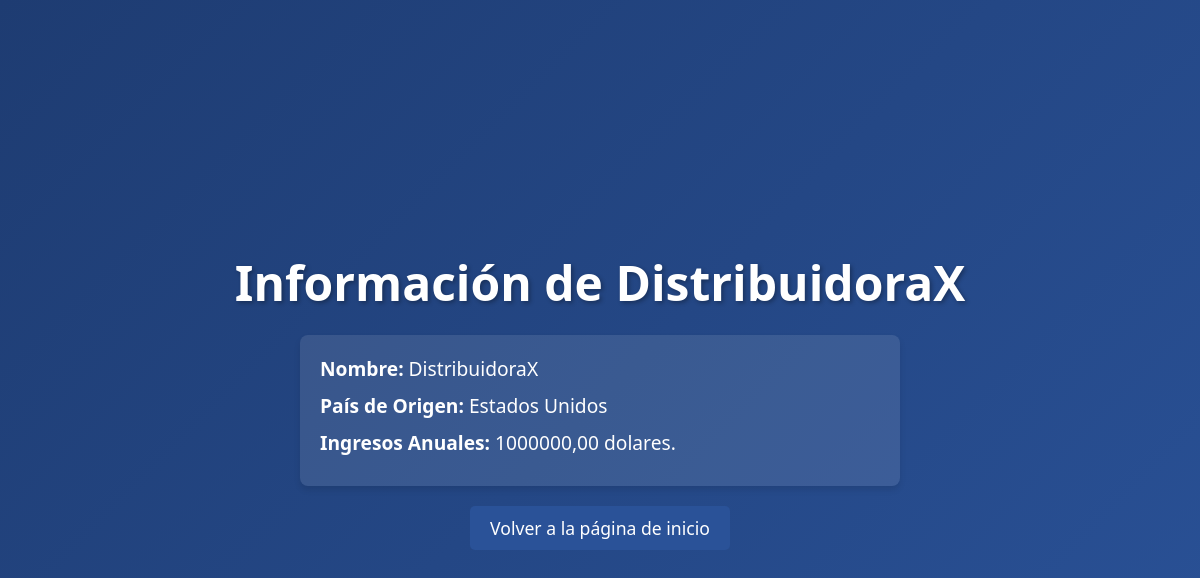
The page /distribuidora/DistribuidoraX/Estados Unidos/ on the database its author committed.
### Steam2/models.py (models this page shows)
class Distribuidora(models.Model):
    nombre = models.CharField(max_length=100)
    pais_origen = models.CharField(max_length=100, default='Desconocido')
    ingresos_anuales = models.DecimalField(max_digits=15, decimal_places=2)

### Steam2/views.py (the view)
# urls.py: path('distribuidora/<str:nombre>/<str:pais_origen>/', views.detalle_distribuidora, name='detalle_distribuidora'),  #Entrada múltiple.
def detalle_distribuidora(request, nombre, pais_origen):
    distribuidora = Distribuidora.objects.filter(Q(nombre = nombre) & Q(pais_origen = pais_origen)).all()
    return render(request, 'detalle_distribuidora.html', {'distribuidora': distribuidora })

### Steam2/templates/detalle_distribuidora.html (shortened to what this page needs)
<!DOCTYPE html>
<html lang="es">
<head>
</head>
<body>
    {% for distribuidora in distribuidora %}
        <h1>Información de {{ distribuidora.nombre }}</h1>
        <ul>
            <li><strong>Nombre:</strong> {{ distribuidora.nombre }}</li>
            <li><strong>País de Origen:</strong> {{ distribuidora.pais_origen }}</li>
            <li><strong>Ingresos Anuales:</strong> {{ distribuidora.ingresos_anuales }} dolares.</li>
        </ul>
    {% endfor %}
    <a href="{% url 'index_html' %}">Volver a la página de inicio</a>
</body>
</html>

### Steam2/templates/detalle_distribuidora.html (style rules this page uses)
* { margin: 0; padding: 0; box-sizing: border-box; }
body { font-family: 'Segoe UI', Tahoma, Geneva, Verdana, sans-serif; background: linear-gradient(135deg, #1e3c72, #2a5298); color: #ffffff; min-height: 100vh; display: flex; flex-direction: column; align-items: center; justify-content: center; padding: 20px; }
h1 { font-size: 3em; margin-bottom: 20px; text-shadow: 2px 2px 4px rgba(0,0,0,0.3); text-align: center; }
ul { list-style-type: none; width: 100%; max-width: 600px; background: rgba(255, 255, 255, 0.1); padding: 20px; border-radius: 8px; box-shadow: 0 4px 6px rgba(0,0,0,0.1); }
li { margin-bottom: 10px; font-size: 1.2em; }
a { color: #ffffff; text-decoration: none; font-size: 1.1em; margin-top: 20px; display: inline-block; background-color: #2a5298; padding: 10px 20px; border-radius: 5px; transition: background 0.3s; }

### rows shown on the page
Distribuidora: nombre "DistribuidoraX", pais_origen "Estados Unidos", ingresos_anuales "1000000,00"
